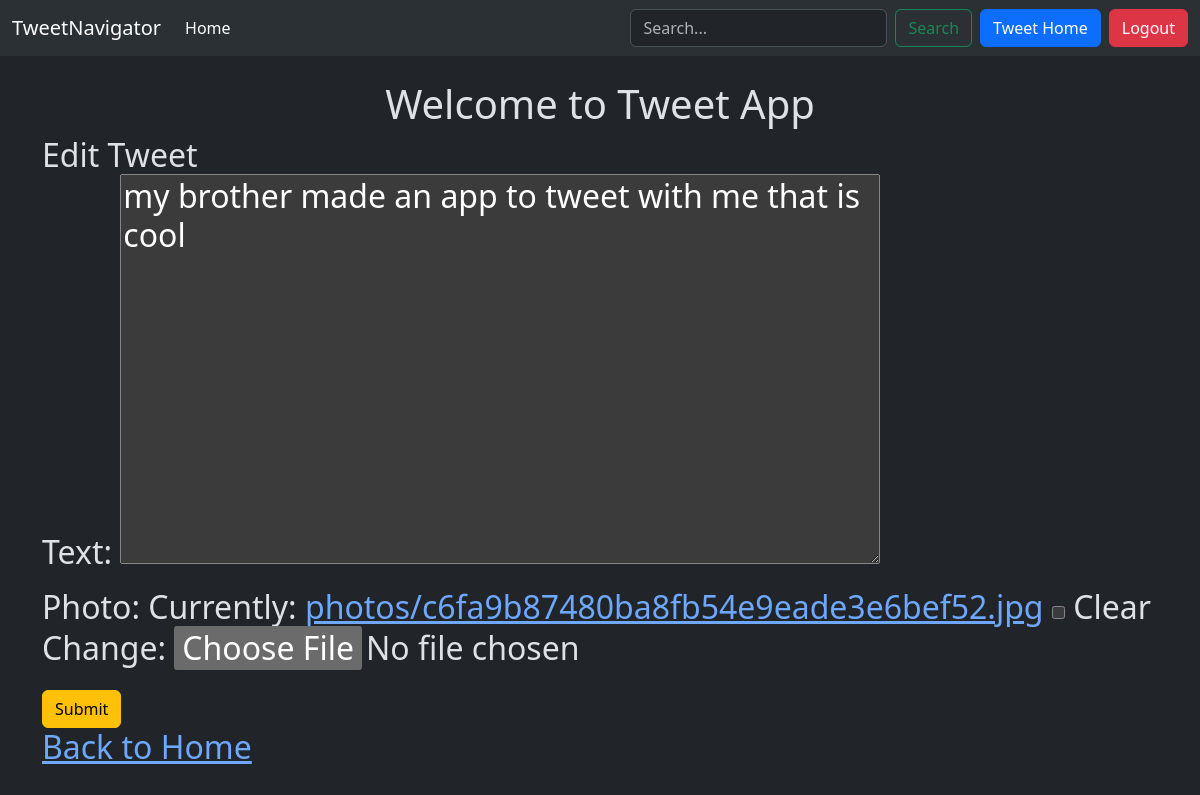
Page /tweet/1/edit/ (signed in) on the earlier database version.
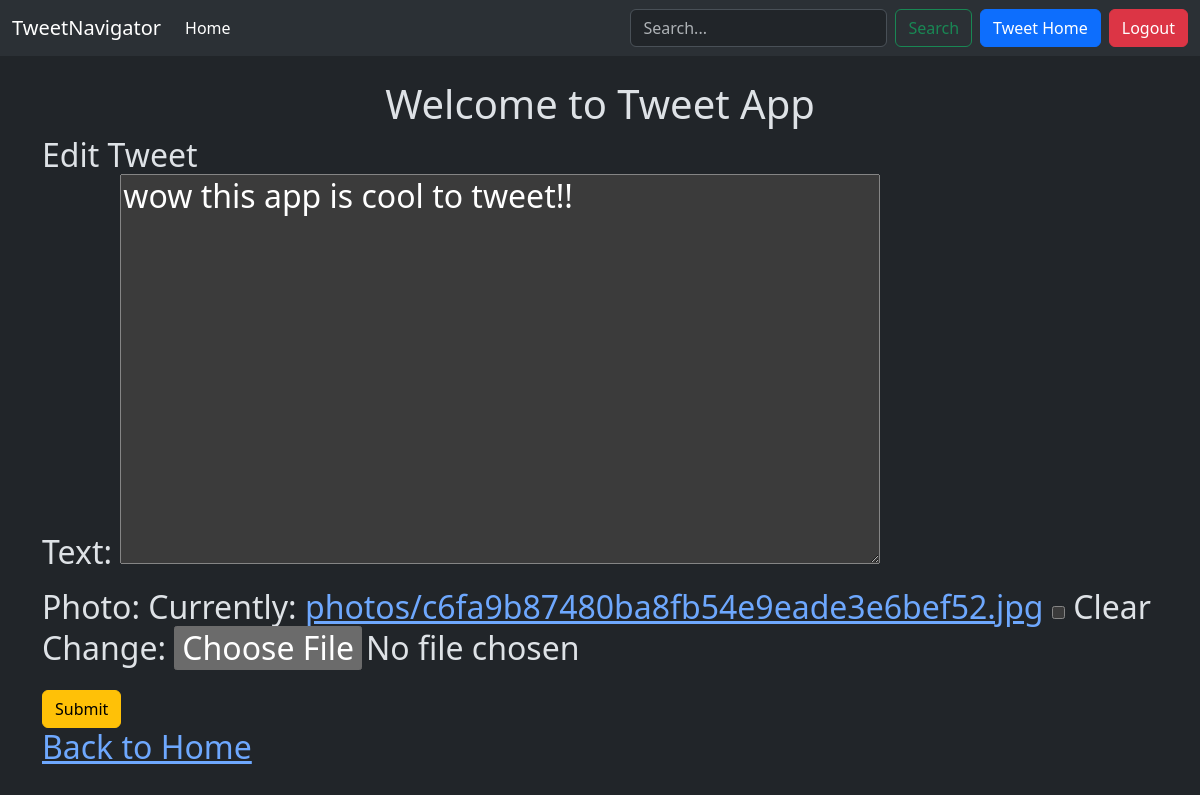
Same page on the later database version.
### tweet/models.py (models this page shows, shortened)
class Tweet(models.Model):
   user = models.ForeignKey(User, on_delete=models.CASCADE)
   text = models.TextField(max_length=255)
   photo = models.ImageField(upload_to='photos/', blank=True, null=True)
   created_at = models.DateTimeField(auto_now_add=True)
   updated_at = models.DateTimeField(auto_now=True)

### tweet/views.py (the view)
# urls.py: path('<int:tweet_id>/edit/', views.tweet_edit, name='tweet_edit'),
@login_required
def tweet_edit(request, tweet_id):
  tweet = get_object_or_404(Tweet, pk=tweet_id,user = request.user)
  if request.method == 'POST':
    form = TweetForm(request.POST, request.FILES, instance=tweet)
    if form.is_valid():
      tweet=form.save(commit=False)
      tweet.user = request.user
      tweet.save()
      return redirect('tweet_list')
  else:
    form = TweetForm(instance=tweet)
  return render(request, 'tweet_form.html', {'form': form})

### tweet/forms.py
class TweetForm(forms.ModelForm):
  class Meta:
    model = Tweet
    fields = ['text', 'photo']

### tweet/templates/tweet_form.html (shortened to what this page needs)
{% extends "layout.html" %}
{% block content %}
<h1 class="text-center mt-4">Welcome to Tweet App</h1>
<h2>
  {%if form.instance.pk %}
  Edit Tweet
  {% else %}
  Create New Tweet
  {% endif %}
  <form method="post" enctype="multipart/form-data" class ="form">
    {{ form.as_p }}
    <button class="btn btn-warning" type="submit">Submit</button>
  </form>
  <a href="{% url 'tweet_list' %}">Back to Home</a>
</h2>
{% endblock %}

Differences in the rows shown:
changed Tweet: text "my brother made an app to tweet with me that is cool" → "wow this app is cool to tweet!!"
